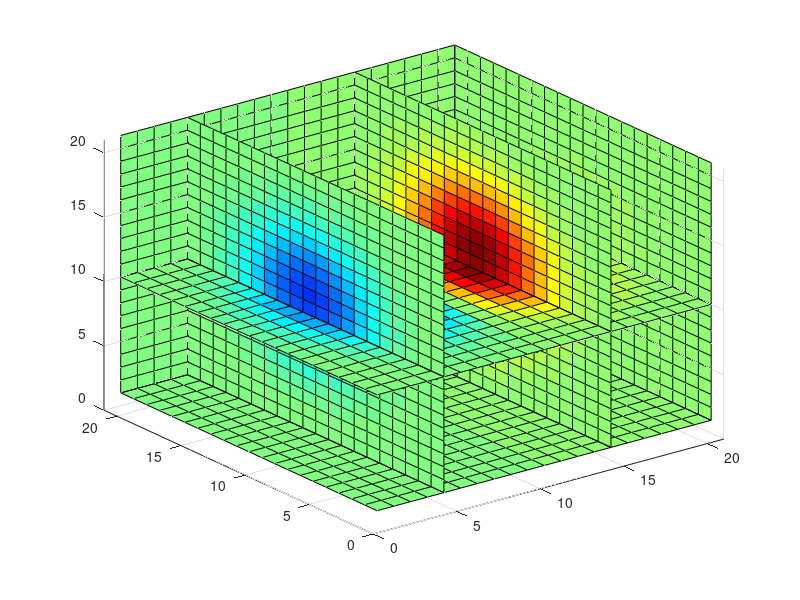

Source code (MATLAB):
%% XYZ plots in MATLAB.
%   Here are some examples of surface plots in MATLAB.

%   Copyright 1984-2004 The MathWorks, Inc.
%   $Revision: 5.15.4.3 $  $Date: 2004/04/10 23:24:44 $

%% Mesh Plot of Peaks

z=peaks(25);
mesh(z);
colormap(hsv)

%% Surface Plot of Peaks

z=peaks(25);
surf(z);
colormap(jet);

%% Surface Plot (with Shading) of Peaks

z=peaks(25);
surfl(z);
shading interp;
colormap(pink);

%% Contour Plot of Peaks

z=peaks(25);
contour(z,16);
colormap(hsv)

%% Quiver

x = -2:.2:2; 
y = -1:.2:1;
[xx,yy] = meshgrid(x,y);
zz = xx.*exp(-xx.^2-yy.^2);
[px,py] = gradient(zz,.2,.2);
quiver(x,y,px,py,2);

%% Slice

[x,y,z] = meshgrid(-2:.2:2,-2:.2:2,-2:.2:2);
v = x .* exp(-x.^2 - y.^2 - z.^2);
slice(v,[5 15 21],21,[1 10])
axis([0 21 0 21 0 21]);
colormap(jet)
